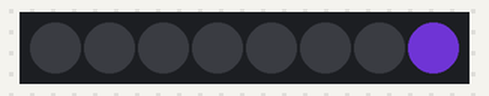
Simulated run of this program. Board: CircuitPython board. Parts: 8 RGB LEDs in strip order, left to right. Dim RGB values are drawn brighter than linear; random numbers come from a fixed seed.

Above: at 0.01 s.
At 5.11 s:
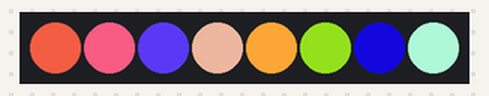
At 10.1 s:
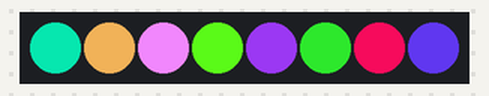
At 19.97 s:
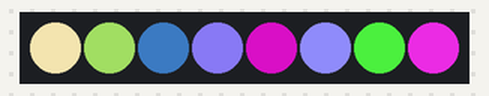
At 29.84 s:
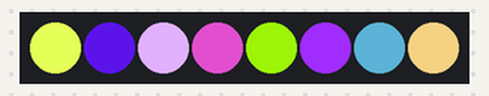
At 39.93 s:
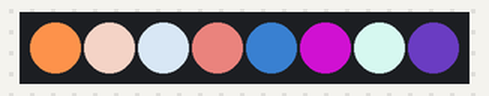
Timing chart, 0 to 40.0 s (numbered marks = the images above):
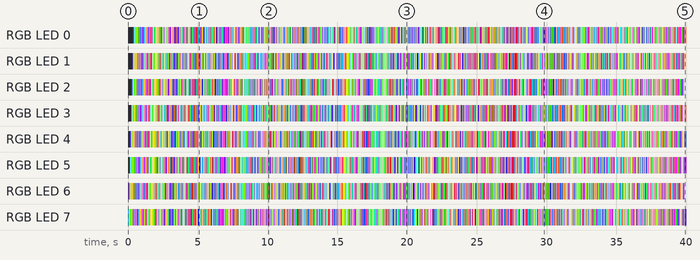

The program:

light_bars_scroller.py
```python
import time
import board
import neopixel
from random import randint

neo_pixel_count = 8

red_range = [ 0, 255 ]
green_range = [ 0, 255 ]
blue_range = [ 0, 255 ]

neo_pixels = neopixel.NeoPixel(board.A1, neo_pixel_count)

while True:
    red = randint(red_range[0], red_range[1])
    green = randint(green_range[0], green_range[1])
    blue = randint(blue_range[0], blue_range[1])

    for pixel in range(0, neo_pixel_count - 1):
        neo_pixels[pixel] = neo_pixels[pixel + 1]

    neo_pixels[7] = (red, green, blue)

    neo_pixels.show()

    time.sleep(0.051)
```
